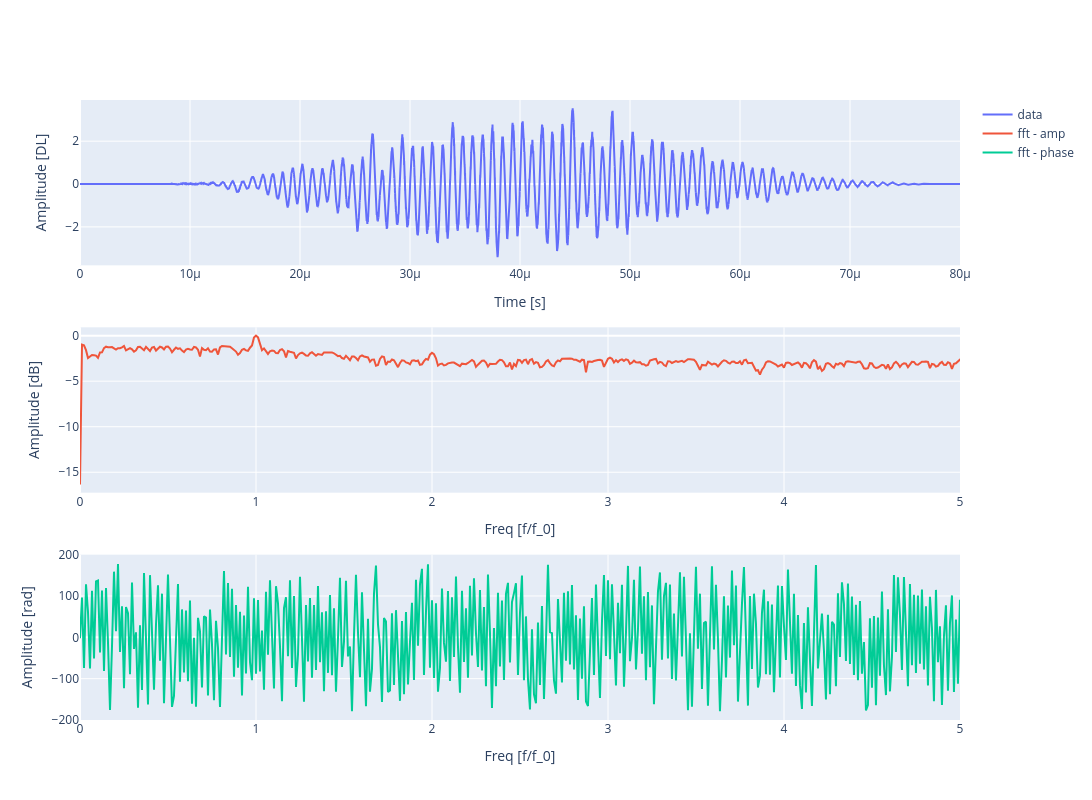

Write notebook code for a chart like this one.
### Code cell
# Plot generated data
fft_data, freq = fft(data_windowed, sampling_rate, frequency)

# plot sound wave and fft
fig = make_subplots(rows=3, cols=1)
fig.add_trace( go.Scatter(x=t_plot, y=data_windowed,mode='lines',name='data'),
              row=1,col=1)
fig.add_trace( go.Scatter(x=freq,y=np.log10(np.abs(fft_data)),mode='lines',name='fft - amp'),
              row=2,col=1)
fig.add_trace( go.Scatter(x=freq, y=np.angle(fft_data, deg=True),mode='lines', name = 'fft - phase'),
              row=3,col=1)

fig.update_layout(height=800, width=1200,
                  xaxis1 = dict(title='Time [s]'),
                  xaxis2 = dict(title='Freq [f/f_0]', range=[0, fft_lim]),
                  xaxis3 = dict(title='Freq [f/f_0]', range=[0, fft_lim]),
                  yaxis1 = dict(title='Amplitude [DL]'),
                  yaxis2 = dict(title='Amplitude [dB]'),
                  yaxis3 = dict(title='Amplitude [rad]'))
fig.show()


# ax[0].set_title("Data")
# ax[0].set_xlabel("Time")
# ax[0].set_ylabel("Amplitude")
# ax[0].grid()

# ax[1].plot(
#     freq,
#     np.log10(np.abs(fft_data)),
#     # linefmt="b",
#     # markerfmt=" ",
#     # basefmt="-b",
#     # use_line_collection=True,
# )
# ax[1].set_title("FFT of data - amplitude")
# ax[1].set_xlabel("Frequency [Hz]")
# ax[1].set_ylabel("Amplitude [dB]")
# ax[1].set_xlim(0, fft_lim)
# # ax[1].set_ylim(-10, 1)
# ax[1].grid()

# ax[2].plot(freq, np.angle(fft_data, deg=True))
# ax[2].set_title("FFT of data - phase")
# ax[2].set_xlabel("Frequency [Hz]")
# ax[2].set_ylabel("Phase [rad]")
# ax[2].set_xlim(0, fft_lim)
# ax[2].grid()

### Figure 1 — Plotly figure (JSON) as saved in the notebook; plotly's stock layout.template omitted (floating-point values rounded to 4 significant figures; data arrays with more than 128 entries replaced by an {"elided": "..."} marker saying what was removed)
{"data": [{"mode": "lines", "name": "data", "type": "scatter", "x": {"elided": "16001 float values"}, "xaxis": "x", "y": {"elided": "16001 float values"}, "yaxis": "y"}, {"mode": "lines", "name": "fft - amp", "type": "scatter", "x": {"elided": "8000 float values"}, "xaxis": "x2", "y": {"elided": "8000 float values"}, "yaxis": "y2"}, {"mode": "lines", "name": "fft - phase", "type": "scatter", "x": {"elided": "8000 float values"}, "xaxis": "x3", "y": {"elided": "8000 float values"}, "yaxis": "y3"}], "layout": {"height": 800, "width": 1200, "xaxis": {"anchor": "y", "domain": [0, 1], "title": {"text": "Time [s]"}}, "xaxis2": {"anchor": "y2", "domain": [0, 1], "range": [0, 5], "title": {"text": "Freq [f/f_0]"}}, "xaxis3": {"anchor": "y3", "domain": [0, 1], "range": [0, 5], "title": {"text": "Freq [f/f_0]"}}, "yaxis": {"anchor": "x", "domain": [0.7333, 1], "title": {"text": "Amplitude [DL]"}}, "yaxis2": {"anchor": "x2", "domain": [0.3667, 0.6333], "title": {"text": "Amplitude [dB]"}}, "yaxis3": {"anchor": "x3", "domain": [0, 0.2667], "title": {"text": "Amplitude [rad]"}}}}
